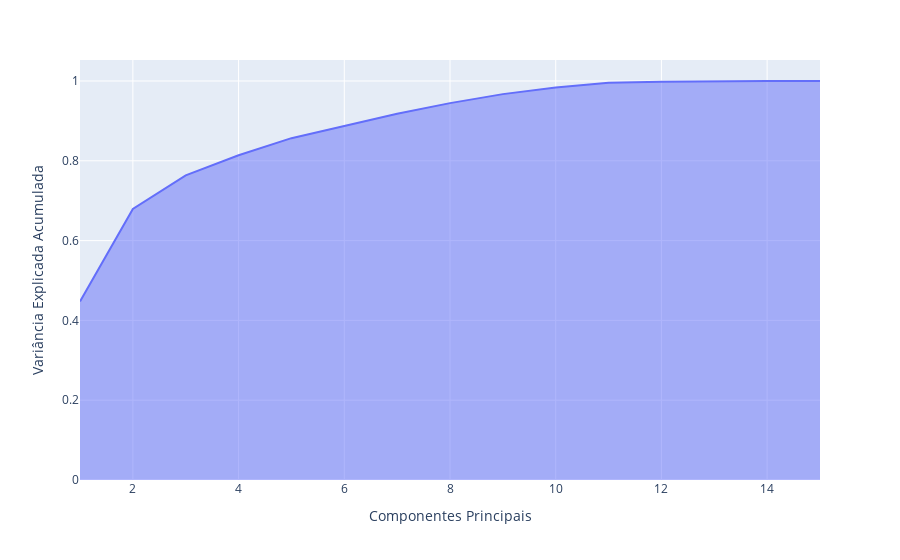

The notebook cell saved with this chart:
### Code cell
# Plotando o gráfico da variância explicada acumulada
px.area(
    x=range(1, pca.explained_variance_ratio_.cumsum().shape[0] + 1),
    y=pca.explained_variance_ratio_.cumsum(),
    labels={"x": "Componentes Principais", "y": "Variância Explicada Acumulada"}
)

### Figure 1 — Plotly figure (JSON) as saved in the notebook; plotly's stock layout.template omitted (floating-point values rounded to 4 significant figures)
{"data": [{"fillpattern": {"shape": ""}, "hovertemplate": "Componentes Principais=%{x}<br>Variância Explicada Acumulada=%{y}<extra></extra>", "legendgroup": "", "line": {"color": "#636efa"}, "marker": {"symbol": "circle"}, "mode": "lines", "name": "", "orientation": "v", "showlegend": false, "stackgroup": "1", "type": "scatter", "x": [1, 2, 3, 4, 5, 6, 7, 8, 9, 10, 11, 12, 13, 14, 15], "xaxis": "x", "y": [0.4471, 0.6791, 0.7635, 0.814, 0.8568, 0.8884, 0.9181, 0.9445, 0.9671, 0.984, 0.9954, 0.9981, 0.9998, 1.0, 1.0], "yaxis": "y"}], "layout": {"legend": {"tracegroupgap": 0}, "margin": {"t": 60}, "xaxis": {"anchor": "y", "domain": [0, 1], "title": {"text": "Componentes Principais"}}, "yaxis": {"anchor": "x", "domain": [0, 1], "title": {"text": "Variância Explicada Acumulada"}}}}
